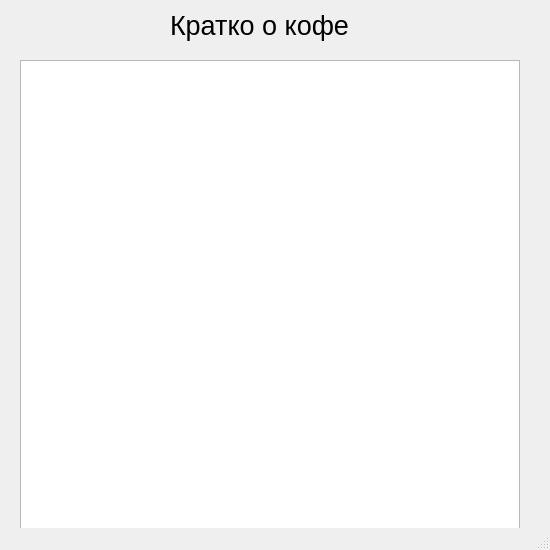
<?xml version="1.0" encoding="UTF-8"?>
<ui version="4.0">
 <class>MainWindow</class>
 <widget class="QMainWindow" name="MainWindow">
  <property name="geometry">
   <rect>
    <x>0</x>
    <y>0</y>
    <width>550</width>
    <height>550</height>
   </rect>
  </property>
  <property name="windowTitle">
   <string>MainWindow</string>
  </property>
  <widget class="QWidget" name="centralwidget">
   <widget class="QTableWidget" name="tableWidget">
    <property name="geometry">
     <rect>
      <x>20</x>
      <y>60</y>
      <width>500</width>
      <height>500</height>
     </rect>
    </property>
   </widget>
   <widget class="QLabel" name="label">
    <property name="geometry">
     <rect>
      <x>170</x>
      <y>10</y>
      <width>391</width>
      <height>31</height>
     </rect>
    </property>
    <property name="font">
     <font>
      <pointsize>20</pointsize>
     </font>
    </property>
    <property name="text">
     <string>Кратко о кофе</string>
    </property>
   </widget>
  </widget>
  <widget class="QMenuBar" name="menubar">
   <property name="geometry">
    <rect>
     <x>0</x>
     <y>0</y>
     <width>550</width>
     <height>21</height>
    </rect>
   </property>
  </widget>
  <widget class="QStatusBar" name="statusbar"/>
 </widget>
 <resources/>
 <connections/>
</ui>
